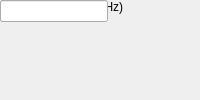
<?xml version="1.0" encoding="UTF-8"?>
<ui version="4.0">
 <class>MainWindow</class>
 <widget class="QMainWindow" name="MainWindow">
  <property name="windowTitle"><string>adc2x14_400</string></property>
  <widget class="QWidget" name="centralwidget">
   <!-- NOTE: this is a simplified structural mirror of the generated
        <module>_ui.py, not a full round-trip Designer file. Regenerate
        both from the same spec if you need to edit layout by hand. -->
       <widget class="QLabel" name="label_adc_brd">
     <property name="text"><string>ADC Board</string></property>
    </widget>
       <widget class="QComboBox" name="adc_brd">
     <item><property name="text"><string>0</string></property></item>
     <item><property name="text"><string>1</string></property></item>
    </widget>
       <widget class="QLabel" name="label_adc_clk_rate">
     <property name="text"><string>ADC Clock Rate (MHz)</string></property>
    </widget>
       <widget class="QLineEdit" name="adc_clk_rate"/>
  </widget>
 </widget>
 <resources/>
 <connections/>
</ui>
